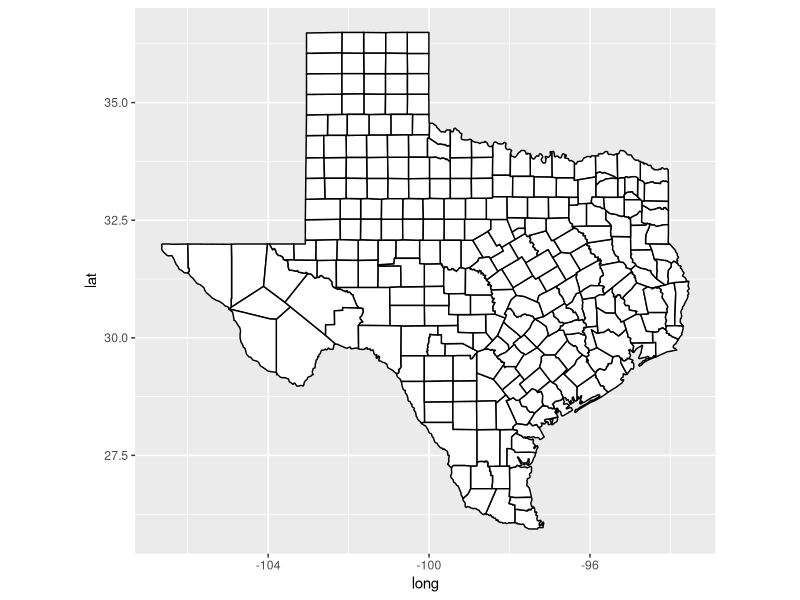
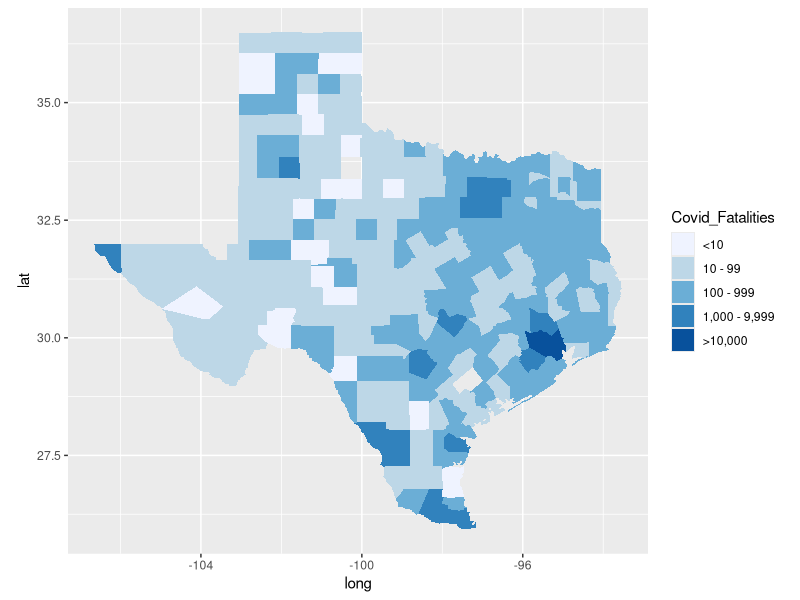

These figures' R source, in order:
library(dplyr)
library(ggplot2)


tx <- read.csv("map_texas.csv", stringsAsFactors = FALSE)
ggplot(tx) + 
  geom_polygon(mapping = aes(x = long, y = lat, group = group),
               fill = "white", color = "black")+
  coord_quickmap()

covid_fatalities <- read.csv("fatalities.csv")
covid_fatalities <- select(covid_fatalities, 1, 4)
names(covid_fatalities) <- c("county", "fatalities")
covid_fatalities$county <- tolower(covid_fatalities$county)
covid_fatalities <- covid_fatalities[c(2: 255), ]
texas_new <- left_join(tx, covid_fatalities, by = "county")
texas_new$fatalities <- as.numeric(texas_new$fatalities)
range(texas_new$fatalities, na.rm = TRUE)
texas_new$Covid_Fatalities <- cut(log10(texas_new$fatalities), breaks = 0:5, 
                           labels = c( "<10", "10 - 99",
                                       "100 - 999", "1,000 - 9,999",
                                       ">10,000"))
ggplot(subset(texas_new, !is.na(Covid_Fatalities))) +
  geom_polygon(mapping = aes(x = long, y = lat, group = group,
                             fill = Covid_Fatalities))+
  coord_quickmap()+
  scale_fill_brewer(palette = "Blues", direction = 1)

